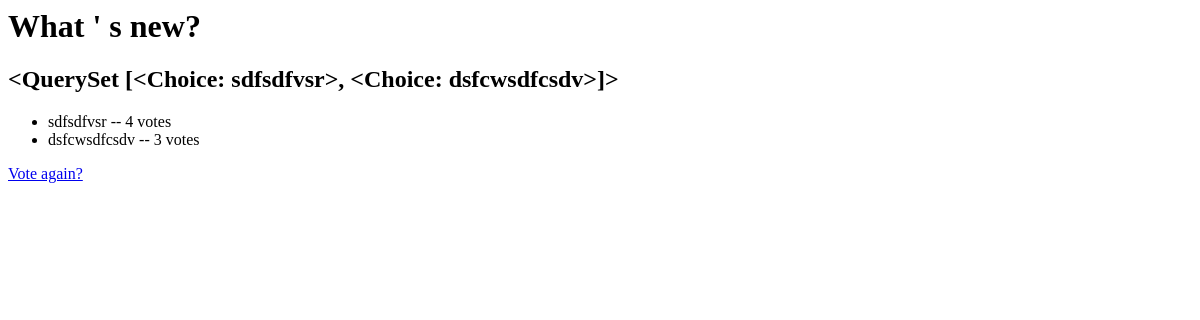
The page /polls/1/results on the database as committed earlier.
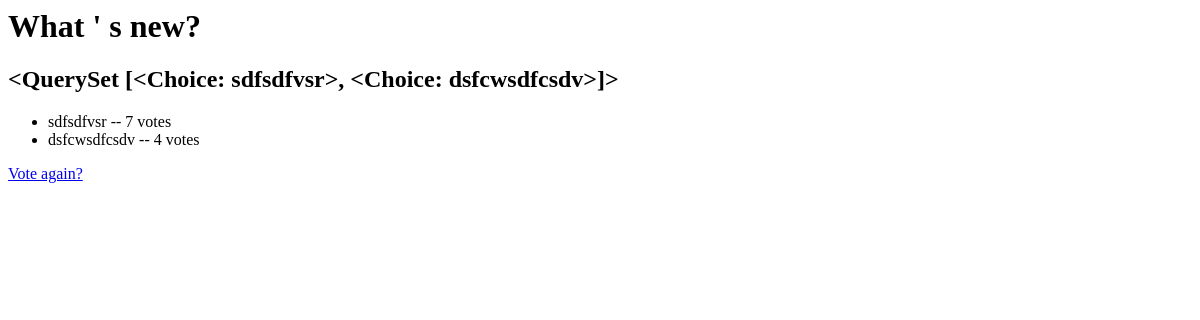
The same page on the database as committed later.
### polls/models.py (models this page shows)
class Choice(models.Model):
    def __str__(self):
        return self.choice_text
    question = models.ForeignKey(Question, on_delete=models.CASCADE)
    choice_text = models.CharField(max_length=200)
    votes = models.IntegerField(default=0)

### polls/views.py (the view)
# urls.py: path('<int:pk>/results', views.ResultView.as_view(), name='results'),
class ResultView(generic.DetailView):
    model = Question
    template_name = 'polls/results.html'
    def results(self, request, question_id):
        question = get_object_or_404(Question, pk=question_id)
        response = "You're looking at the results of question %s."
        return render(request, 'polls/results.html', {'question': question, 'response': response})

### polls/templates/polls/results.html
<h1>{{ question.question_text }}</h1>
<h2>{{question.choice_set.all}}</h2>
<ul>
{% for choice in question.choice_set.all %}
    <li>{{ choice.choice_text }} -- {{ choice.votes }} vote{{ choice.votes|pluralize }}</li>
{% endfor %}
</ul>
<a href="{% url 'polls:detail' question.id %}">Vote again?</a>

Rows that differ between the two databases and show on the page:
changed Choice "sdfsdfvsr": votes "4" → "7"
changed Choice "dsfcwsdfcsdv": votes "3" → "4"
